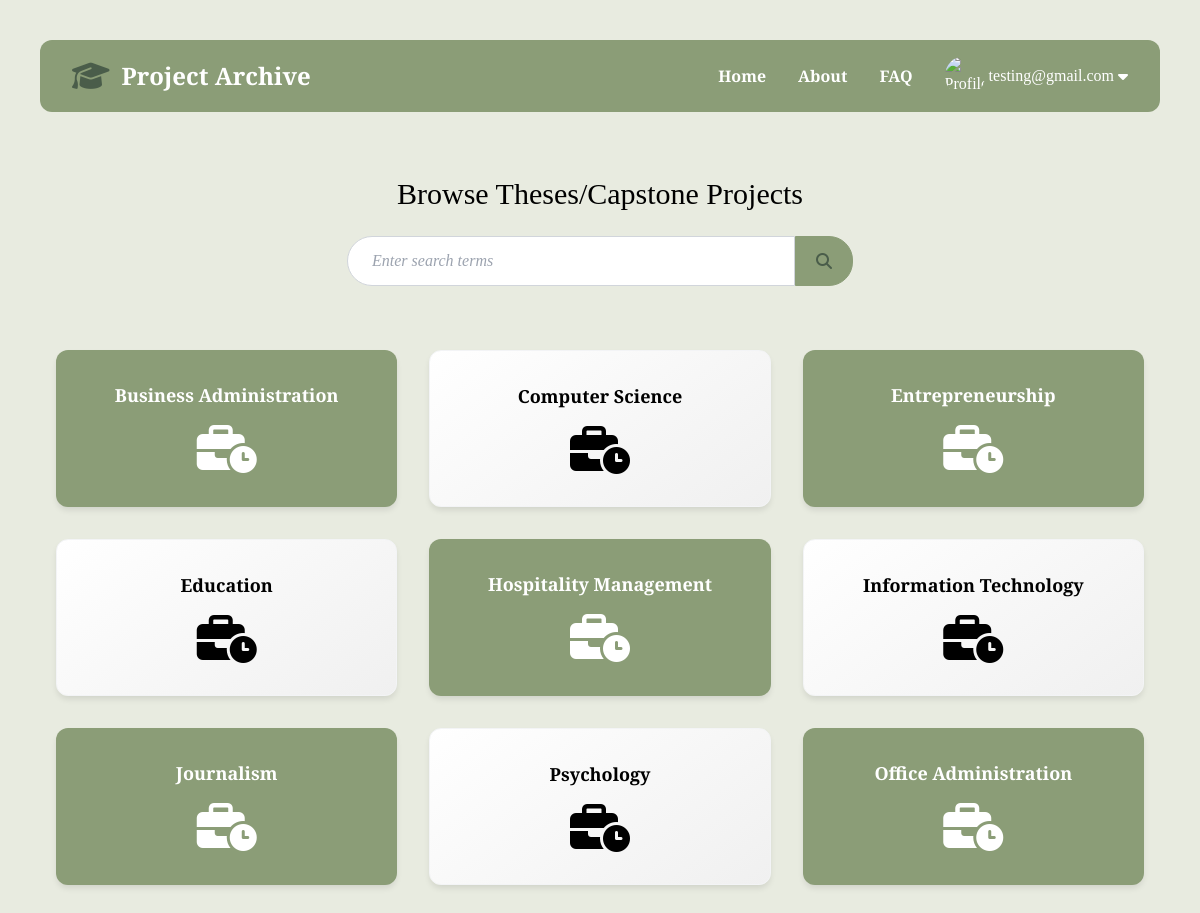
Screenshot of / (signed in) with the database file from the repository.
### tables this page shows
CREATE TABLE user (
  id INTEGER PRIMARY KEY AUTOINCREMENT,
  email TEXT UNIQUE NOT NULL,
  password TEXT NOT NULL
);

CREATE TABLE department (
  id INTEGER PRIMARY KEY AUTOINCREMENT,
  name TEXT UNIQUE NOT NULL, -- cs department, it department
  description TEXT UNIQUE NOT NULL
);

### flaskr/thesis.py (the view, shortened to what this page needs)
@bp.route("/", methods=["GET", "POST"])
def index():
    db = get_db()
    departments = db.execute(
        "SELECT id, name, description FROM department"
    ).fetchall()
    search = request.form.get("search") or request.args.get("search", "")
    sort = request.args.get('sort', 'newest')
    year = request.args.get('year', '')
    return render_template("thesis/index.html", departments=departments)

### flaskr/auth.py (called while the page is built)
@bp.before_app_request
def load_logged_in_user():
    user_id = session.get("user_id")
    if user_id is None:
        g.user = None
    else:
        g.user = (
            get_db().execute("SELECT * FROM user WHERE id = ?", (user_id,)).fetchone()
        )

### flaskr/db.py (called while the page is built)
def get_db():
    if "db" not in g:
        g.db = sqlite3.connect(
            current_app.config["DATABASE"], detect_types=sqlite3.PARSE_DECLTYPES
        )
        g.db.row_factory = sqlite3.Row
    return g.db

### flaskr/templates/thesis/index.html (shortened to what this page needs)
{% extends 'base.html' %}
{% block style %} {{ url_for('static', filename='index_style.css') }} {% endblock %}
{% block content %}
<main class="max-w-6xl mx-auto mt-16 text-center">
    <h2 class="text-3xl mb-6">Browse Theses/Capstone Projects</h2>
    <div class="search-container">
        <form method="post">
            <input name="search" type="text" placeholder="Enter search terms" class="search-input">
        </form>
        <button class="search-btn">
            <i class="fa-solid fa-magnifying-glass logo-dark"></i>
        </button>
    </div>
    <div class="category-grid">
        {% for department in departments%}
        <a href="{{ url_for('thesis.department_theses', dept_id=department.id ) }}" class="card {{ 'card-white' if department.id is even else 'card-sage' }}">
            <span> {{ department.name }} </span>
            <i class="fa-solid fa-briefcase-clock"></i>
        </a>
        {% endfor %}
    </div>
</main>
{% endblock %}

### flaskr/templates/base.html (shortened to what this page needs)
<html lang="en">
    <head>
        <script src="https://cdn.tailwindcss.com"></script>
        <link rel="stylesheet" href="https://cdnjs.cloudflare.com/ajax/libs/font-awesome/6.4.2/css/all.min.css">
        <link rel="stylesheet" href="{% block style %}{% endblock %}">
    </head>
    <body class="p-6 md:p-10">
        <header class="header-nav max-w-6xl mx-auto">
            <div class="flex items-center gap-3">
                <i class="fa-solid fa-graduation-cap text-3xl logo-dark"></i>
                <h1 class="text-2xl font-bold">Project Archive</h1>
            </div>
            <nav class="flex gap-8 font-medium items-center">
                <a href="{{ url_for('index') }}" class="nav-link font-bold">Home</a>
                <a href="#" class="nav-link font-bold">About</a>
                <a href="#" class="nav-link font-bold">FAQ</a>
                {% if g.user %}
                <div class="dropdown flex items-center gap-1">
                    <div class="profile-pic">
                        <img src="https://preview.redd.it/i-finished-bocchi-the-rock-and-it-is-the-best-thing-i-have-v0-ho5ub4gfzmuc1.jpeg?width=640&crop=smart&auto=webp&s=996908c0ddb613bab3749aa7fce007e15f6ed5ea" alt="Profile Picture">
                    </div>
                    <button class="gap-1 p-0 m-0 border-none bg-transparent flex items-center">
                        <span class="leading-none">{{ g.user['email'] }}</span>
                        <i class="fa fa-caret-down leading-none"></i>
                    </button>
                {% else %}
                <a href="{{ url_for('auth.login') }}" class="nav-link font-bold">Login</a>
                {% endif %}
                </div>
            </nav>
        </header>
        {% block content %}{% endblock %}
    </body>
</html>

### flaskr/static/index_style.css (style rules this page uses)
body { background-color: #E8EBE0; font-family: 'Crimson Pro', serif; }
form { margin: 0; padding: 0; width: 40%; }
.header-nav { font-weight: 800; background-color: #8B9D77; border-radius: 0.75rem; padding: 1rem 2rem; display: flex; justify-content: space-between; align-items: center; color: white; }
.logo-dark { color: #4A5D4A; }
.search-container { display: flex; justify-content: center; margin-bottom: 4rem; }
.search-input { width: 100%; max-width: 32rem; padding: 0.75rem 1.5rem; border-top-left-radius: 9999px; border-bottom-left-radius: 9999px; border: 1px solid #d1d5db; font-style: italic; outline: none; }
.search-btn { background-color: #8B9D77; padding: 0 1.25rem; border-top-right-radius: 1.5rem; border-bottom-right-radius: 1.5rem; border: 1px solid #8B9D77; }
.category-grid { display: grid; grid-template-columns: repeat(1, minmax(0, 1fr)); gap: 2rem; padding: 0 1rem; }
@media (min-width: 768px) { .category-grid { grid-template-columns: repeat(3, minmax(0, 1fr)); } }
.card { border-radius: 0.75rem; padding: 2rem; display: flex; flex-direction: column; align-items: center; gap: 1rem; box-shadow: 0 4px 6px -1px rgb(0 0 0 / 0.1); transition: transform 0.2s; text-decoration: none; }
.card span { font-weight: 700; font-size: 1.125rem; }
.card i { font-size: 3rem; }
.card-sage { background-color: #8B9D77; color: #FFFFFF !important; }
.card-white { background: linear-gradient(145deg, #ffffff, #f0f0f0); border: 1px solid #f3f4f6; }
.dropdown { overflow: visible; position: relative; }
.profile-pic { display: inline-block; vertical-align: middle; width: 40px; height: 40px; overflow: hidden; border-radius: 50%; position: relative; }

### flaskr/templates/base.html (style rules this page uses)
.dropdown { overflow: visible; position: relative; }
.profile-pic { display: inline-block; vertical-align: middle; width: 40px; height: 40px; overflow: hidden; border-radius: 50%; position: relative; }

### rows the page displays
user: user.email "testing@gmail.com"
department: name "Business Administration"
department: name "Computer Science"
department: name "Entrepreneurship"
department: name "Education"
department: name "Hospitality Management"
department: name "Information Technology"
department: name "Journalism"
department: name "Psychology"
department: name "Office Administration"
